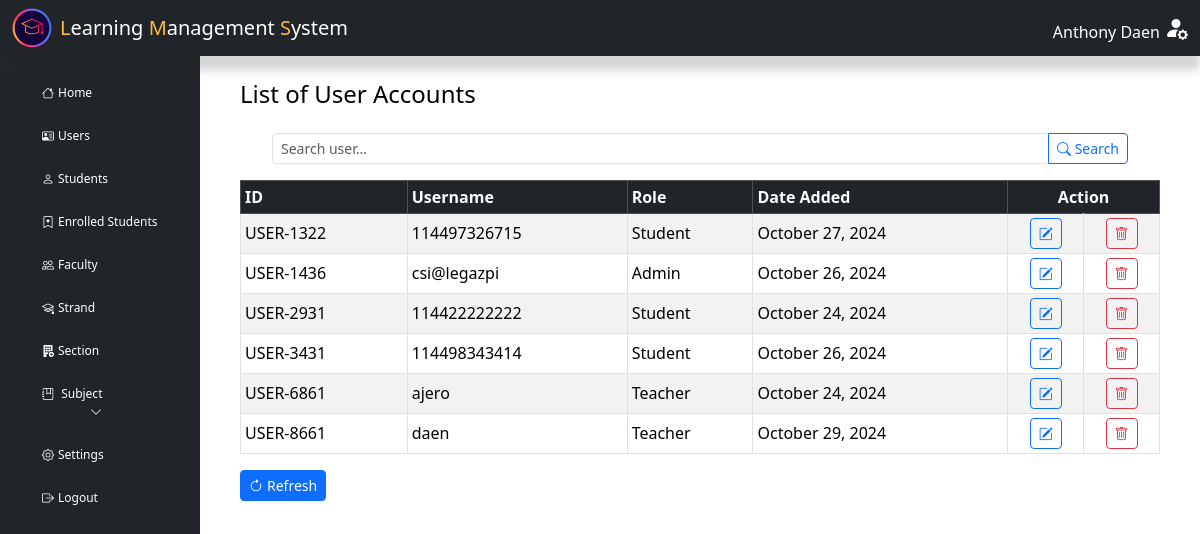
The page /admin/index.php?page=users (signed in) on the database as committed earlier.
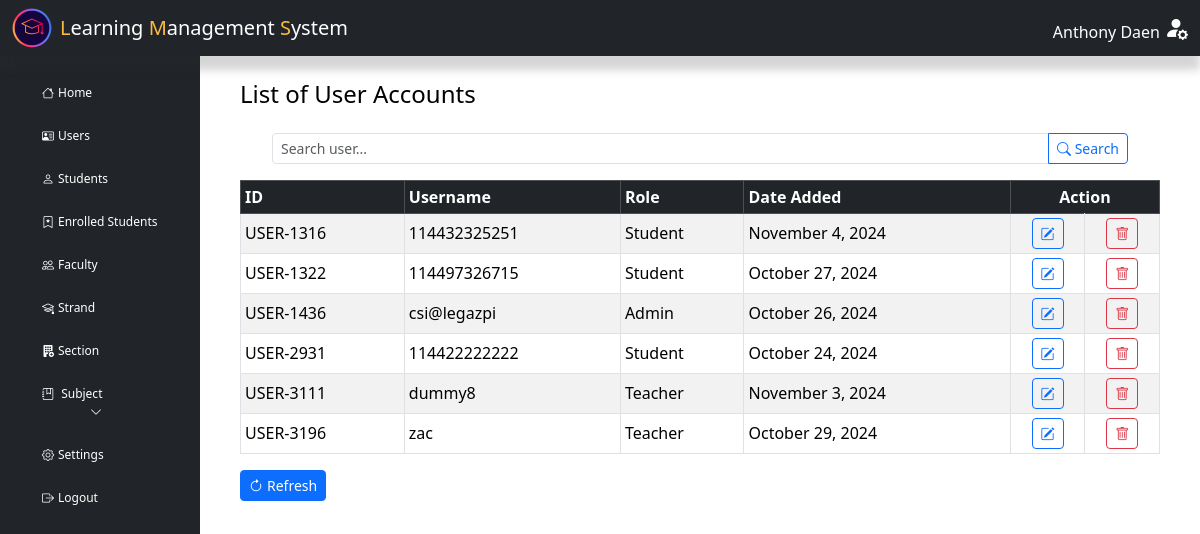
The same page on the database as committed later.
### tables this page shows
CREATE TABLE `principal` (
  `principal_id` varchar(50) NOT NULL,
  `firstname` varchar(50) NOT NULL,
  `middlename` varchar(50) DEFAULT NULL,
  `lastname` varchar(50) NOT NULL,
  `contact` varchar(50) NOT NULL,
  `gender` varchar(10) NOT NULL,
  `email` varchar(50) NOT NULL,
  `address` varchar(50) NOT NULL,
  `id` varchar(50) NOT NULL COMMENT 'User ID'
);

CREATE TABLE `users` (
  `user_num` int NOT NULL,
  `id` varchar(50) NOT NULL,
  `username` varchar(50) DEFAULT NULL,
  `password` varchar(100) DEFAULT NULL,
  `role` varchar(50) NOT NULL,
  `date_added` datetime DEFAULT CURRENT_TIMESTAMP
);

### includes/dbh-inc.php (called while the page is built)
<?php
include "function.php";
$mySQLFunction = new myDataBase("localhost", "root", "Nicolas051002", "lms_db");

### includes/function.php (called while the page is built, shortened)
<?php
class myDataBase
{
    private $hostname;
    private $username;
    private $password;
    private $database;
    public $con;
    public function __construct($hostname, $username, $password, $database)
    {
        $this->hostname = $hostname;
        $this->username = $username;
        $this->password = $password;
        $this->database = $database;
    }
    public function connection()
    {
        try {
            if (!$this->con) {
                $this->con = mysqli_connect($this->hostname, $this->username, $this->password, $this->database);
                if ($this->con) {
                    return true;
                } else {
                    return false;
                }
            } else {
                return true;
            }
        } catch (mysqli_sql_exception $e) {
            echo $e;
        }
    }
    public function disconnect()
    {
        if ($this->con) {
            if (mysqli_close($this->con)) {
                $this->con = false;
                return true;
            } else {
                return false;
            }
        } else {
            return true;
        }
    }
    public function getUsers($row = null, $value = null, $limit = 6, $offset = 0)
    {
        if ($row != null && $value != null) {
            $stmt = $this->con->prepare("SELECT * FROM `users` WHERE `$row` = ?");
            $stmt->bind_param('s', $value);
            $stmt->execute();
            $stored = $stmt->get_result()->fetch_assoc();
            $stmt->close();
            return $stored;
        } else {
            $stmt = $this->con->prepare("SELECT * FROM `users` ORDER BY `id` LIMIT ? OFFSET ?");
            $stmt->bind_param('ii', $limit, $offset);
            $stmt->execute();
            $stored = $stmt->get_result()->fetch_all(MYSQLI_ASSOC);
            return $stored;
        }
    }
}

### admin/users.php (the view, shortened to what this page needs)
<?php
include "../includes/dbh-inc.php";
?>
<main class="col-md-9 ms-sm-auto col-lg-10 px-md-4">
    <div class="d-flex justify-content-between flex-wrap flex-md-nowrap align-items-center mb-3 ms-3 me-3">
        <h4 class="text-black">List of User Accounts</h4>
    </div>
    <form method="POST" action="index.php?page=users" class="ms-5 me-5">
        <div class="input-group mb-3">
            <input type="text" class="form-control form-control-sm " name="find-user" placeholder="Search user..." autocomplete="off" required style="width: 150px;" />
            <button class="btn btn-outline-primary btn-sm" name="search" type="submit">
                <i class="bi bi-search"></i> Search
            </button>
        </div>
    </form>
    <div class="table-responsive ms-3 me-3">
        <table class="table table-bordered table-striped table-sm align-middle">
            <thead class="table-dark text-light">
                <tr>
                    <th scope="col">ID</th>
                    <th scope="col">Username</th>
                    <th scope="col">Role</th>
                    <th scope="col">Date Added</th>
                    <th scope="col" class="text-center" colspan="2">Action</th>
                </tr>
            </thead>
            <tbody
                <?php
                $mySQLFunction->connection();
                if (!isset($_POST["search"])) {
                    $result = $mySQLFunction->getUsers();
                } else {
                    $find = $_POST["find-user"];
                    $result = $mySQLFunction->searchUser($find);
                }
                if (!empty($result)) {
                    foreach ($result as $row) {
                        $addedDate = new DateTime($row['date_added']);
                        $formattedDate = $addedDate->format('F j, Y');
                        echo '<tr>';
                        echo '<td>' . $row["id"] . '</td>';
                        echo '<td>' . $row["username"] . '</td>';
                        echo '<td>' . ucwords(strtolower($row["role"])) . '</td>';
                        echo '<td>' . $formattedDate . '</td>';
                        echo '
                                        <td class="text-center">
                                            <button class="btn btn-sm btn-outline-primary" data-bs-toggle="modal" data-bs-target="#edit_user' . $row['id'] . '"><i class="bi bi-pencil-square"></i></button>
                                        </td>
                                        <td class="text-center">
                                            <button class="btn btn-sm btn-outline-danger" data-bs-toggle="modal" data-bs-target="#del_user' . $row['id'] . '"><i class="bi bi-trash"></i></button>
                                        </td>
                                    ';
                    }
                } else {
                    echo '<tr>
                                        <td colspan="10" class="text-center">User not found.</td>
                                  </tr>';
                }
                echo '</table>';
                echo '<a href="" class="btn btn-primary btn-sm" title="Refresh"><i class="bi bi-arrow-clockwise me-1"></i>Refresh</a>';
                ?>
                </div>
</main>

### admin/includes/header.php (shortened to what this page needs)
<?php
$host = 'localhost';
$dbname = 'lms_db';
$username = 'root';
$password = 'Nicolas051002';
try {
    $conn = new PDO("mysql:host=$host;dbname=$dbname;charset=utf8", $username, $password);
    $conn->setAttribute(PDO::ATTR_ERRMODE, PDO::ERRMODE_EXCEPTION);
    $conn->setAttribute(PDO::ATTR_DEFAULT_FETCH_MODE, PDO::FETCH_ASSOC);
} catch (PDOException $e) {
    echo "Connection failed: " . $e->getMessage();
    exit();
}
function getAdminInfo($conn)
{
    $sql = "SELECT * FROM principal";
    $stmt = $conn->query($sql);
    return $stmt ? $stmt->fetchAll() : [];
}
$users = getAdminInfo($conn);
foreach ($users as $user) {
    $fullName = ucwords(strtolower($user['firstname'] . ' ' . $user['lastname']));
}
?>
<!DOCTYPE html>
<html lang="en">
<head>
    <link href="./css/bootstrap.min.css" rel="stylesheet">
    <link rel="stylesheet" href="../assets/css/admin.css?v=<?php echo time(); ?>" />
    <link rel="stylesheet" href="https://cdn.jsdelivr.net/npm/bootstrap-icons/font/bootstrap-icons.css">
    <link href="https://cdnjs.cloudflare.com/ajax/libs/select2/4.0.13/css/select2.min.css" rel="stylesheet" />
    <link href="https://cdn.jsdelivr.net/npm/bootstrap@5.3.3/dist/css/bootstrap.min.css" rel="stylesheet">
    <link href="https://cdn.datatables.net/1.13.4/css/jquery.dataTables.min.css" rel="stylesheet">
    <link rel="stylesheet" href="https://cdn.datatables.net/buttons/2.3.6/css/buttons.dataTables.min.css">
    <link rel="stylesheet" href="//cdnjs.cloudflare.com/ajax/libs/morris.js/0.5.1/morris.css">
    <link rel="stylesheet" href="https://cdnjs.cloudflare.com/ajax/libs/animate.css/4.1.1/animate.min.css">
</head>
<body>
    <nav class="navbar navbar-expand-lg navbar-light bg-dark nav-shadow">
        <div class="container-fluid">
            <div class="image d-flex align-items-center">
                <a href="?page=home">
                    <span class="d-none d-lg-inline">
                        <img src="../assets/img/lms.webp" alt="LMS Logo">
                    </span>
                </a>
                <div class="navbar-brand text-white d-none d-lg-inline">
                    <span class="color">L</span>earning <span class="color">M</span>anagement
                    <span class="color">S</span>ystem
                </div>
            </div>
            <div class="dropdown d-none d-lg-block ms-auto">
                <a href="#" class="d-flex align-items-center text-decoration-none" id="profileDropdown" data-bs-toggle="dropdown" aria-expanded="false">
                    <span class="text-white me-1 mt-2" style="font-weight: 400;">
                        <?php
                        echo ucwords(strtolower($fullName));
                        ?>
                    </span>
                    <i class="bi bi-person-fill-gear text-white" style="font-size: 1.5rem;"></i>
                </a>
            </div>
        </div>
    </nav>
    <header>
        <div class="container-fluid">
            <div class="row mt-4">
                <nav id="sidebar" class="col-md-3 col-lg-2 bg-dark sidebar offcanvas-md offcanvas-start" style="max-width: 280px;">
                    <div class="position-sticky text-white ">
                        <ul class="nav flex-column ">
                            <div class="nav-link fw-bold dasboard d-none d-lg-inline mb-3">
                            </div>
                            <li class="nav-item">
                                <a class="nav-link active" href="index.php?page=home ">
                                    <i class="bi bi-house me-1"></i>Home
                                </a>
                            </li>
                            <li class="nav-item">
                                <a class="nav-link active sm-5" href="index.php?page=users">
                                    <i class="bi bi-person-vcard me-1"></i>Users
                                </a>
                            </li>
                            <li class="nav-item">
                                <a class="nav-link active" href="index.php?page=student">
                                    <i class="bi bi-person me-1"></i>Students
                                </a>
                            </li>
                            <li class="nav-item">
                                <a class="nav-link active" href="index.php?page=enrolled">
                                    <i class="bi bi-bookmark-star me-1"></i>Enrolled Students
                                </a>
                            </li>
                            <li class="nav-item">
                                <a class="nav-link active" href="index.php?page=teacher">
                                    <i class="bi bi-people me-1"></i>Faculty
                                </a>
                            </li>
                            <li class="nav-item">
                                <a class="nav-link active" href="index.php?page=strand">
                                    <i class="bi bi-mortarboard me-1"></i>Strand
                                </a>
                            </li>
                            <li class="nav-item">
                                <a class="nav-link active" href="index.php?page=section">
                                    <i class="bi bi-building-fill-add me-1"></i>Section
                                </a>
                            </li>
                            <li class="nav-item">
                                <a class="nav-link text-white" href="#subjectMenu" data-bs-toggle="collapse" aria-expanded="false" id="subjectDropdown">
                                    <i class="bi bi-journal-bookmark me-1"></i> Subject
                                    <i class="bi bi-chevron-down" style="margin-left: 48px;" id="subjectIcon"></i>
                                </a>
                            </li>
                            <li class="nav-item">
                                <a class="nav-link active" href="index.php?page=settings">
                                    <i class="bi bi-gear me-1"></i>Settings
                                </a>
                            </li>
                            <li class="nav-item">
                                <a type="button" class="nav-link active" data-bs-toggle="modal" data-bs-target="#logoutModal">
                                    <i class="bi bi-box-arrow-right me-1"></i>Logout
                                </a>
                            </li>
                        </ul>
                    </div>
                </nav>
            </div>
        </div>
    </header>

### admin/index.php (shortened to what this page needs)
<?php
include "./includes/header.php";
?>
    <?php
    $page = isset($_GET["page"]) ? $_GET["page"] : "home";
    switch ($page) {
        case "users":
            require_once 'users.php';
            break;
    }
    ?>

### assets/css/admin.css (style rules this page uses)
body { font-family: "Segoe UI", Tahoma, Geneva, Verdana, sans-serif; background-color: #f1f4f9; }
.navbar { position: fixed; top: 0; width: 100%; z-index: 1000; background-color: #ffffff; box-shadow: 0 2px 5px rgba(0, 0, 0, 0.1); transition: all 0.3s; padding: 0.5rem 1rem; }
.color { color: #fabc3f; }
.nav-shadow { box-shadow: 0 14px 8px rgba(49, 49, 49, 0.2); }
.navbar .image { display: flex; align-items: center; gap: 0.5rem; font-weight: 500; font-size: 20px; }
.navbar .image img { height: 40px; }
.sidebar { color: #fff; padding: 20px; height: 100vh; position: fixed; top: 0; left: 0; width: 200px; overflow-y: auto; }
.sidebar ul { list-style: none; padding: 0; margin: 0; }
.sidebar li { margin-bottom: 5px; }
.sidebar a { color: #fff; text-decoration: none; }
.sidebar .nav-link { padding: 10px 30px; font-size: 12px; color: #fff; transition: background-color 0.3s ease, color 0.3s ease; border-radius: 5px; }
.form-control { border-radius: 0.375rem; }
.btn-primary { background-color: #1976d2; border-color: #1976d2; transition: background-color 0.3s ease; }
.table-responsive { max-height: 410px; overflow-y: auto; }
.table th, .table td { padding: 0.1rem; }

Rows that differ between the two databases and show on the page:
no longer on this page (row unchanged): users: id "USER-3431", username "114498343414", role "Student", date_added "October 26, 2024"
removed users: id "USER-6861", username "ajero", role "Teacher", date_added "October 24, 2024"
removed users: id "USER-8661", username "daen", role "Teacher", date_added "October 29, 2024"
added users: id "USER-1316", username "114432325251", role "Student", date_added "November 4, 2024"
added users: id "USER-3111", username "dummy8", role "Teacher", date_added "November 3, 2024"
added users: id "USER-3196", username "zac", role "Teacher", date_added "October 29, 2024"
